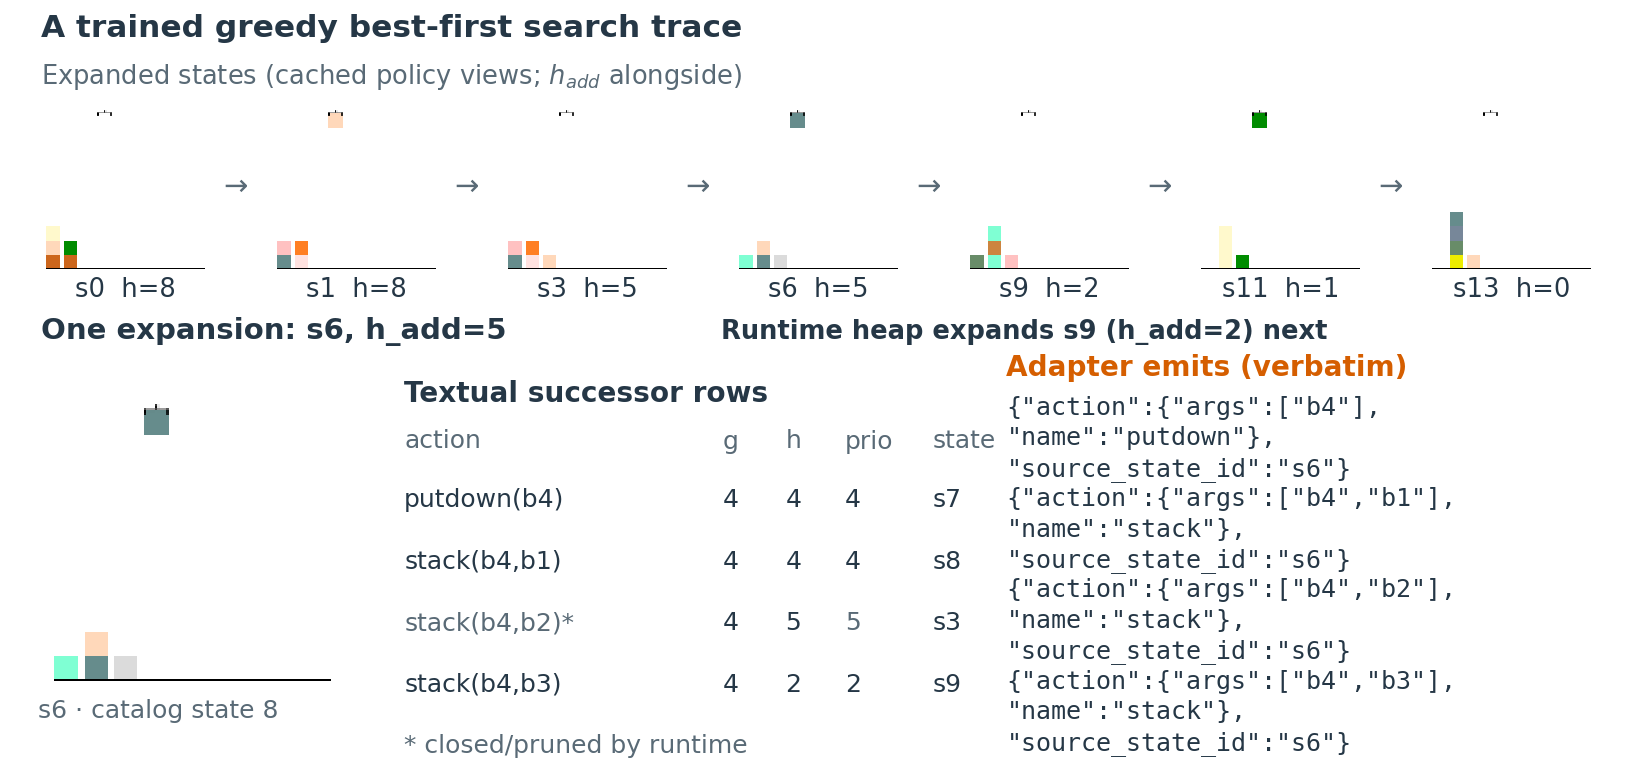

Generate this figure with Python:
"""Illustrative issue-145 five-block search trace; run: python fig_qual_trace_solved.py.

Evidence: outputs/expanded-study/v1/baseline/episodes/{text,visual}-state/
expanded-final__blocksworld-expanded-911101/best_first_add_greedy-
{process_sft,exact_reference}.json.gz events[].{input,raw_output,view}, result;
outputs/expanded-study/v1/panel-v2/views/blocksworld-expanded-911101/
scenes/catalog.json.gz states[].{atoms,scene_path}. Policy images are cached,
not re-rendered; only nearest-neighbour enlargement is applied.
"""
import gzip
import json
from pathlib import Path

import matplotlib.pyplot as plt
from PIL import Image

from _style import EVIDENCE_ROOT, ARM_STYLE

HERE = Path(__file__).resolve().parent
TASK = "expanded-final__blocksworld-expanded-911101"
BASE = f"outputs/expanded-study/v1/baseline/episodes"
CATALOG = "outputs/expanded-study/v1/panel-v2/views/blocksworld-expanded-911101/scenes/catalog.json.gz"
INK = "#253746"
MUTED = "#596a76"
ORANGE = ARM_STYLE["first_adapter"]["color"]


def gz(rel):
    with gzip.open(EVIDENCE_ROOT / rel, "rt") as stream:
        return json.load(stream)


def episode(observation, algorithm, arm):
    path = f"{BASE}/{observation}/{TASK}/{algorithm}-{arm}.json.gz"
    data = gz(path)
    assert data["output"] == path and data["modality"] == observation
    return data


def atoms_in_event(event):
    observation = event["input"].get("observation")
    if observation is not None and "state_atoms" in observation:
        return set(observation["state_atoms"])
    facts = event["input"]["current"]["state_facts"]
    args = facts["arguments"]
    atoms = set(facts["zero_arity"])
    for group in facts["unary_groups"]:
        for argument in group["arguments"]:
            for predicate in group["predicates"]:
                atoms.add(f"{predicate}({args[argument]})")
    for predicate, by_first in facts["binary_by_first"].items():
        for first, seconds in by_first:
            for second in seconds:
                atoms.add(f"{predicate}({args[first]},{args[second]})")
    for predicate, rows in facts["nary"].items():
        for row in rows:
            atoms.add(f"{predicate}({','.join(args[i] for i in row)})")
    return atoms


def scene(catalog, index, event=None):
    if event is not None:
        assert event["view"]["state_representation"] == "scene-only-128-unlabelled-v1"
        assert ["current-state", index, 0] in event["view"]["input_pages"]
        assert event["view"]["state"] == index
        assert set(catalog["states"][index]["atoms"]) == atoms_in_event(event)
    # The cached, unlabelled 128-pixel policy input is the evidence image.
    path = f"outputs/expanded-study/v1/panel-v2/views/blocksworld-expanded-911101/unlabelled/state-{index:06d}.png"
    assert catalog["states"][index]["scene_path"].endswith(f"/frames/state-{index:06d}.png")
    with Image.open(EVIDENCE_ROOT / path) as image:
        assert image.size == (128, 128)
        return image.copy()


def save(fig, name):
    assert fig.get_size_inches().tolist() == {"fig_qual_trace_solved": [5.5, 2.6],
                                               "fig_qual_trace_failures": [5.5, 2.4],
                                               "fig_qual_trace_corruption": [5.5, 1.4]}[name]
    for ext in ("pdf", "svg", "png"):
        fig.savefig(HERE / f"{name}.{ext}", dpi=300 if ext == "png" else None)
    plt.close(fig)


def text(fig, x, y, label, *, size=6.3, color=INK, weight="normal", **kwargs):
    assert size >= 6
    fig.text(x, y, label, fontsize=size, color=color, weight=weight, **kwargs)


def main():
    catalog = gz(CATALOG)
    assert catalog["task_context"]["objects_by_type"]["object"] == ["b1", "b2", "b3", "b4", "b5"]
    assert catalog["canonical_goal"] == ["and", [
        ["atom", "on", ["b2", "b4"]], ["atom", "on", ["b3", "b5"]],
        ["atom", "on", ["b4", "b3"]]]]
    visual = episode("visual-state", "best_first_add_greedy", "process_sft")
    reference = episode("visual-state", "best_first_add_greedy", "exact_reference")
    text_adapter = episode("text-state", "best_first_add_greedy", "process_sft")
    text_reference = episode("text-state", "best_first_add_greedy", "exact_reference")
    for adapter, exact in ((visual, reference), (text_adapter, text_reference)):
        result = adapter["result"]
        assert (result["termination_reason"], result["decision_count"], result["expansion_count"]) == ("goal_reached", 18, 6)
        assert [event["raw_output"] for event in adapter["events"]] == [event["raw_output"] for event in exact["events"]]
    events = visual["events"]
    expanded = []
    for event in events:
        if not expanded or expanded[-1][0] != event["input"]["current"]["state_id"]:
            expanded.append((event["input"]["current"]["state_id"], event))
    assert [(state, event["input"]["current"]["h"]) for state, event in expanded] == [
        ("s0", 8), ("s1", 8), ("s3", 5), ("s6", 5), ("s9", 2), ("s11", 1)]
    final = events[17]
    goal_row = dict(zip(final["input"]["successor_candidates"]["columns"], final["input"]["successor_candidates"]["rows"][0]))
    assert (goal_row["target_state_id"], goal_row["h"], final["successor_state"]) == ("s13", 0, 77)
    assert set(catalog["states"][77]["atoms"]) >= {"on(b2,b4)", "on(b3,b5)", "on(b4,b3)"}
    assert ["current-state", 8, 0] in events[8]["view"]["input_pages"]
    # At s6 the first unpruned equal-priority pair occurs in this episode.
    for event in events[:8]:
        block = event["input"]["successor_candidates"]
        earlier = [dict(zip(block["columns"], row)) for row in block["rows"]]
        priorities = [r["priority"] for r in earlier if not r["pruned"]]
        assert len(priorities) == len(set(priorities))
    assert events[12]["input"]["current"]["state_id"] == "s9"
    rows = [dict(zip(events[8]["input"]["successor_candidates"]["columns"], row)) for row in events[8]["input"]["successor_candidates"]["rows"]]
    assert [(r["action"], r["g"], r["h"], r["priority"], r["closed"], r["pruned"], r["target_state_id"]) for r in rows] == [
        (["putdown", "b4"], 4, 4, 4, False, False, "s7"),
        (["stack", "b4", "b1"], 4, 4, 4, False, False, "s8"),
        (["stack", "b4", "b2"], 4, 5, 5, True, True, "s3"),
        (["stack", "b4", "b3"], 4, 2, 2, False, False, "s9")]
    assert [json.loads(e["raw_output"])["action"]["name"] for e in events[8:12]] == ["putdown", "stack", "stack", "stack"]
    fig = plt.figure(figsize=(5.5, 2.6), facecolor="white")
    text(fig, .025, .952, "A trained greedy best-first search trace", size=7.5, weight="bold")
    text(fig, .025, .892, "Expanded states (cached policy views; $h_{add}$ alongside)", size=6.2, color=MUTED)
    # Evidence: events[].input.current.{state_id,h}, view.input_pages, catalog.states[].atoms/scene_path.
    for j, (state, event) in enumerate(expanded + [("s13", None)]):
        x = .024 + j * .14
        index = event["view"]["state"] if event else 77
        image = scene(catalog, index, event)
        ax = fig.add_axes([x, .65, .104, .212])
        ax.imshow(image, interpolation="nearest")
        ax.axis("off")
        h = event["input"]["current"]["h"] if event else goal_row["h"]
        text(fig, x+.052, .619, f"{state}  h={h}", size=6.2, ha="center")
        if j < 6:
            text(fig, x+.119, .75, "→", size=7, ha="center", color=MUTED)
    text(fig, .025, .565, "One expansion: s6, h_add=5", size=7, weight="bold")
    text(fig, .437, .565, "Runtime heap expands s9 (h_add=2) next", size=6.2, weight="bold")
    # Evidence: events[8] is the s6 cached policy view; candidate rows are runtime-computed values.
    ax = fig.add_axes([.027, .118, .18, .37]); ax.imshow(scene(catalog, 8, events[8]), interpolation="nearest"); ax.axis("off")
    text(fig, .023, .08, "s6 · catalog state 8", size=6, color=MUTED)
    text(fig, .245, .484, "Textual successor rows", size=6.7, weight="bold")
    text(fig, .245, .425, "action", size=6, color=MUTED)
    text(fig, .438, .425, "g", size=6, color=MUTED)
    text(fig, .476, .425, "h", size=6, color=MUTED)
    text(fig, .512, .425, "prio", size=6, color=MUTED)
    text(fig, .565, .425, "state", size=6, color=MUTED)
    for j, row in enumerate(rows):
        y = .35 - j*.079
        action = f"{row['action'][0]}({','.join(row['action'][1:])})" + ("*" if row["pruned"] else "")
        text(fig, .245, y, action, size=6, color=MUTED if row["pruned"] else INK)
        text(fig, .438, y, str(row["g"]), size=6)
        text(fig, .476, y, str(row["h"]), size=6)
        text(fig, .512, y, str(row["priority"]), size=6, color=MUTED if row["pruned"] else INK)
        text(fig, .565, y, row["target_state_id"], size=6)
    text(fig, .245, .035, "* closed/pruned by runtime", size=6, color=MUTED)
    text(fig, .61, .518, "Adapter emits (verbatim)", size=6.7, weight="bold", color=ORANGE)
    # Evidence: visual process_sft events[8:12].raw_output, reference events[8:12].raw_output.
    # The three segments concatenate exactly to the original raw JSON string.
    for j, event in enumerate(events[8:12]):
        raw = event["raw_output"]
        p = raw.index('"name":')
        q = raw.index('"source_state_id":')
        assert raw[p-1] == ',' and raw[q-1] == ','
        for k, segment in enumerate((raw[:p], raw[p:q], raw[q:])):
            text(fig, .61, .468 - (j*3 + k)*.039, segment, size=6.0, family="DejaVu Sans Mono")
    save(fig, "fig_qual_trace_solved")
    print("Q1: 18 decisions, six expanded, identical visual and text reference outputs; seven cached scenes")


if __name__ == "__main__":
    main()
